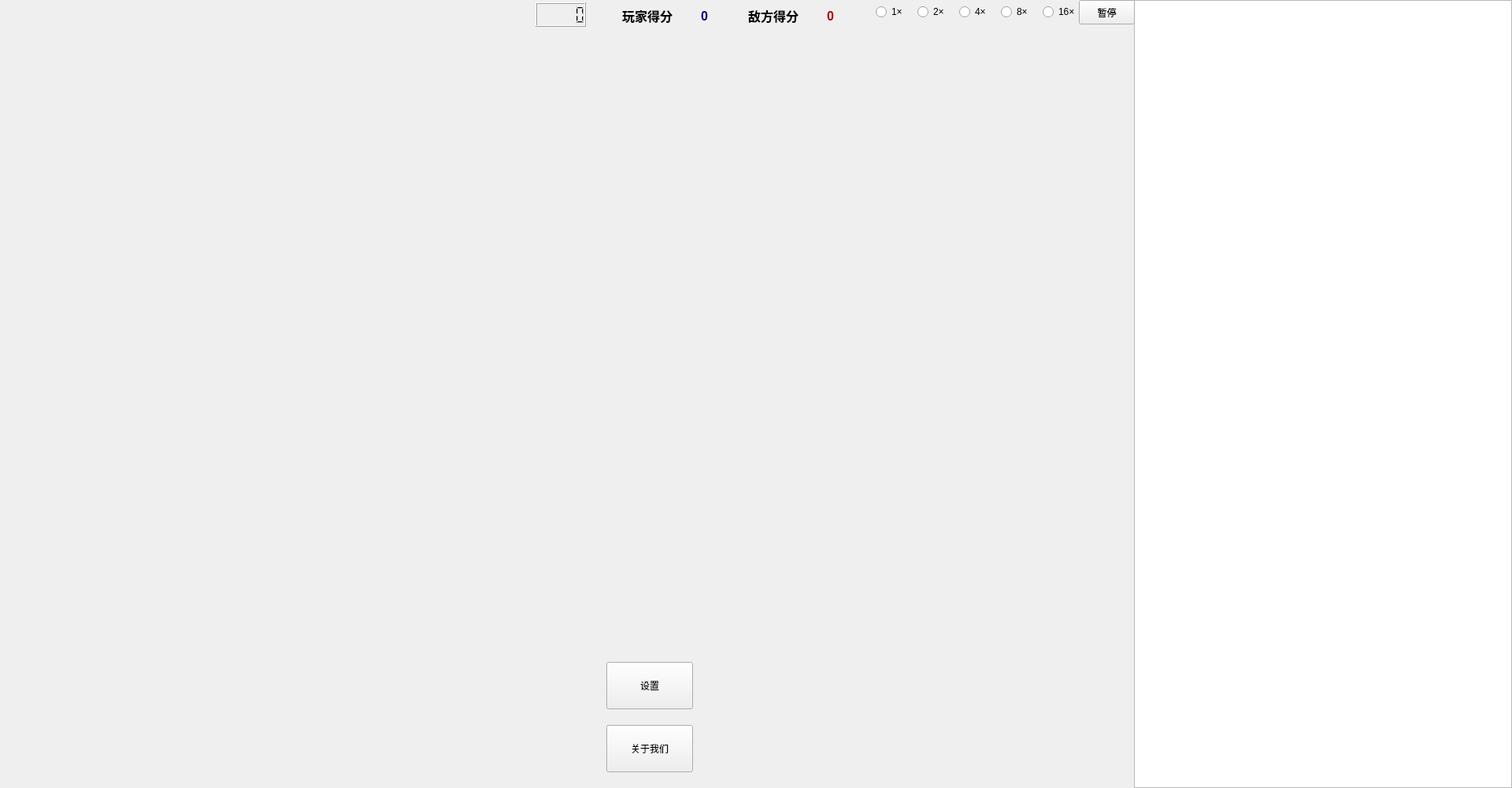
<?xml version="1.0" encoding="UTF-8"?>
<ui version="4.0">
 <class>MainWidget</class>
 <widget class="QWidget" name="MainWidget">
  <property name="geometry">
   <rect>
    <x>0</x>
    <y>0</y>
    <width>1920</width>
    <height>1000</height>
   </rect>
  </property>
  <property name="windowTitle">
   <string>MainWidget</string>
  </property>
  <widget class="GameWidget" name="Game" native="true">
   <property name="geometry">
    <rect>
     <x>0</x>
     <y>45</y>
     <width>1440</width>
     <height>751</height>
    </rect>
   </property>
   <widget class="QLabel" name="tip">
    <property name="geometry">
     <rect>
      <x>10</x>
      <y>690</y>
      <width>1401</width>
      <height>41</height>
     </rect>
    </property>
    <property name="font">
     <font>
      <pointsize>12</pointsize>
      <weight>75</weight>
      <bold>true</bold>
     </font>
    </property>
    <property name="text">
     <string/>
    </property>
   </widget>
   <widget class="QLabel" name="statusLbl">
    <property name="enabled">
     <bool>true</bool>
    </property>
    <property name="geometry">
     <rect>
      <x>1160</x>
      <y>660</y>
      <width>281</width>
      <height>101</height>
     </rect>
    </property>
    <property name="maximumSize">
     <size>
      <width>16777213</width>
      <height>16777215</height>
     </size>
    </property>
    <property name="palette">
     <palette>
      <active>
       <colorrole role="WindowText">
        <brush brushstyle="SolidPattern">
         <color alpha="255">
          <red>0</red>
          <green>85</green>
          <blue>255</blue>
         </color>
        </brush>
       </colorrole>
      </active>
      <inactive>
       <colorrole role="WindowText">
        <brush brushstyle="SolidPattern">
         <color alpha="255">
          <red>0</red>
          <green>85</green>
          <blue>255</blue>
         </color>
        </brush>
       </colorrole>
      </inactive>
      <disabled>
       <colorrole role="WindowText">
        <brush brushstyle="SolidPattern">
         <color alpha="255">
          <red>120</red>
          <green>120</green>
          <blue>120</blue>
         </color>
        </brush>
       </colorrole>
      </disabled>
     </palette>
    </property>
    <property name="font">
     <font>
      <family>微软雅黑</family>
      <pointsize>14</pointsize>
     </font>
    </property>
    <property name="text">
     <string/>
    </property>
    <property name="textFormat">
     <enum>Qt::AutoText</enum>
    </property>
    <property name="scaledContents">
     <bool>false</bool>
    </property>
    <property name="alignment">
     <set>Qt::AlignCenter</set>
    </property>
    <property name="margin">
     <number>0</number>
    </property>
   </widget>
  </widget>
  <widget class="QLCDNumber" name="lcdNumber">
   <property name="geometry">
    <rect>
     <x>680</x>
     <y>3</y>
     <width>64</width>
     <height>31</height>
    </rect>
   </property>
  </widget>
  <widget class="QLabel" name="resWood">
   <property name="geometry">
    <rect>
     <x>85</x>
     <y>10</y>
     <width>81</width>
     <height>21</height>
    </rect>
   </property>
   <property name="font">
    <font>
     <pointsize>9</pointsize>
     <weight>75</weight>
     <bold>true</bold>
    </font>
   </property>
   <property name="text">
    <string/>
   </property>
  </widget>
  <widget class="QLabel" name="resFood">
   <property name="geometry">
    <rect>
     <x>240</x>
     <y>10</y>
     <width>81</width>
     <height>21</height>
    </rect>
   </property>
   <property name="font">
    <font>
     <pointsize>9</pointsize>
     <weight>75</weight>
     <bold>true</bold>
    </font>
   </property>
   <property name="text">
    <string/>
   </property>
  </widget>
  <widget class="QLabel" name="resGold">
   <property name="geometry">
    <rect>
     <x>395</x>
     <y>10</y>
     <width>81</width>
     <height>21</height>
    </rect>
   </property>
   <property name="font">
    <font>
     <pointsize>9</pointsize>
     <weight>75</weight>
     <bold>true</bold>
    </font>
   </property>
   <property name="text">
    <string/>
   </property>
  </widget>
  <widget class="QLabel" name="resStone">
   <property name="geometry">
    <rect>
     <x>550</x>
     <y>10</y>
     <width>81</width>
     <height>21</height>
    </rect>
   </property>
   <property name="font">
    <font>
     <pointsize>9</pointsize>
     <weight>75</weight>
     <bold>true</bold>
    </font>
   </property>
   <property name="text">
    <string/>
   </property>
  </widget>
  <widget class="QTextBrowser" name="DebugTexter">
   <property name="geometry">
    <rect>
     <x>1440</x>
     <y>0</y>
     <width>480</width>
     <height>1000</height>
    </rect>
   </property>
  </widget>
  <widget class="ViewWidget" name="mapView" native="true">
   <property name="geometry">
    <rect>
     <x>920</x>
     <y>810</y>
     <width>513</width>
     <height>177</height>
    </rect>
   </property>
  </widget>
  <widget class="QLabel" name="version">
   <property name="geometry">
    <rect>
     <x>1780</x>
     <y>940</y>
     <width>121</width>
     <height>61</height>
    </rect>
   </property>
   <property name="palette">
    <palette>
     <active>
      <colorrole role="WindowText">
       <brush brushstyle="SolidPattern">
        <color alpha="255">
         <red>255</red>
         <green>0</green>
         <blue>0</blue>
        </color>
       </brush>
      </colorrole>
     </active>
     <inactive>
      <colorrole role="WindowText">
       <brush brushstyle="SolidPattern">
        <color alpha="255">
         <red>255</red>
         <green>0</green>
         <blue>0</blue>
        </color>
       </brush>
      </colorrole>
     </inactive>
     <disabled>
      <colorrole role="WindowText">
       <brush brushstyle="SolidPattern">
        <color alpha="255">
         <red>120</red>
         <green>120</green>
         <blue>120</blue>
        </color>
       </brush>
      </colorrole>
     </disabled>
    </palette>
   </property>
   <property name="font">
    <font>
     <pointsize>15</pointsize>
     <weight>75</weight>
     <bold>true</bold>
    </font>
   </property>
   <property name="text">
    <string/>
   </property>
  </widget>
  <widget class="QRadioButton" name="radioButton_1">
   <property name="geometry">
    <rect>
     <x>1112</x>
     <y>0</y>
     <width>52</width>
     <height>30</height>
    </rect>
   </property>
   <property name="text">
    <string>1×</string>
   </property>
  </widget>
  <widget class="QRadioButton" name="radioButton_2">
   <property name="geometry">
    <rect>
     <x>1165</x>
     <y>0</y>
     <width>52</width>
     <height>30</height>
    </rect>
   </property>
   <property name="text">
    <string>2×</string>
   </property>
  </widget>
  <widget class="QRadioButton" name="radioButton_4">
   <property name="geometry">
    <rect>
     <x>1218</x>
     <y>0</y>
     <width>52</width>
     <height>30</height>
    </rect>
   </property>
   <property name="text">
    <string>4×</string>
   </property>
  </widget>
  <widget class="QRadioButton" name="radioButton_8">
   <property name="enabled">
    <bool>true</bool>
   </property>
   <property name="geometry">
    <rect>
     <x>1271</x>
     <y>0</y>
     <width>52</width>
     <height>30</height>
    </rect>
   </property>
   <property name="contextMenuPolicy">
    <enum>Qt::PreventContextMenu</enum>
   </property>
   <property name="text">
    <string>8×</string>
   </property>
  </widget>
  <widget class="QRadioButton" name="radioButton_16">
   <property name="geometry">
    <rect>
     <x>1324</x>
     <y>0</y>
     <width>52</width>
     <height>30</height>
    </rect>
   </property>
   <property name="contextMenuPolicy">
    <enum>Qt::PreventContextMenu</enum>
   </property>
   <property name="text">
    <string>16×</string>
   </property>
  </widget>
  <widget class="QRadioButton" name="radioButton_32">
   <property name="geometry">
    <rect>
     <x>1377</x>
     <y>0</y>
     <width>52</width>
     <height>30</height>
    </rect>
   </property>
   <property name="contextMenuPolicy">
    <enum>Qt::PreventContextMenu</enum>
   </property>
   <property name="text">
    <string>32×</string>
   </property>
  </widget>
  <widget class="QPushButton" name="option">
   <property name="geometry">
    <rect>
     <x>770</x>
     <y>840</y>
     <width>110</width>
     <height>60</height>
    </rect>
   </property>
   <property name="font">
    <font>
     <family>华文行楷</family>
    </font>
   </property>
   <property name="text">
    <string>设置</string>
   </property>
  </widget>
  <widget class="QPushButton" name="stopButton">
   <property name="geometry">
    <rect>
     <x>1370</x>
     <y>0</y>
     <width>71</width>
     <height>31</height>
    </rect>
   </property>
   <property name="text">
    <string>暂停</string>
   </property>
  </widget>
  <widget class="QLabel" name="usr">
   <property name="geometry">
    <rect>
     <x>790</x>
     <y>5</y>
     <width>101</width>
     <height>31</height>
    </rect>
   </property>
   <property name="font">
    <font>
     <pointsize>9</pointsize>
     <weight>75</weight>
     <bold>true</bold>
    </font>
   </property>
   <property name="text">
    <string>&lt;html&gt;&lt;head/&gt;&lt;body&gt;&lt;p&gt;&lt;span style=&quot; font-size:12pt;&quot;&gt;玩家得分&lt;/span&gt;&lt;/p&gt;&lt;/body&gt;&lt;/html&gt;</string>
   </property>
   <property name="textFormat">
    <enum>Qt::AutoText</enum>
   </property>
  </widget>
  <widget class="QLabel" name="enemy">
   <property name="geometry">
    <rect>
     <x>950</x>
     <y>5</y>
     <width>101</width>
     <height>31</height>
    </rect>
   </property>
   <property name="font">
    <font>
     <pointsize>9</pointsize>
     <weight>75</weight>
     <bold>true</bold>
    </font>
   </property>
   <property name="text">
    <string>&lt;html&gt;&lt;head/&gt;&lt;body&gt;&lt;p&gt;&lt;span style=&quot; font-size:12pt;&quot;&gt;敌方得分&lt;/span&gt;&lt;/p&gt;&lt;/body&gt;&lt;/html&gt;</string>
   </property>
  </widget>
  <widget class="QLabel" name="score0">
   <property name="geometry">
    <rect>
     <x>890</x>
     <y>5</y>
     <width>61</width>
     <height>31</height>
    </rect>
   </property>
   <property name="font">
    <font>
     <pointsize>9</pointsize>
     <weight>75</weight>
     <bold>true</bold>
    </font>
   </property>
   <property name="text">
    <string>&lt;html&gt;&lt;head/&gt;&lt;body&gt;&lt;p&gt;&lt;span style=&quot; font-size:12pt; color:#00007f;&quot;&gt;0&lt;/span&gt;&lt;/p&gt;&lt;/body&gt;&lt;/html&gt;</string>
   </property>
  </widget>
  <widget class="QLabel" name="score1">
   <property name="geometry">
    <rect>
     <x>1050</x>
     <y>5</y>
     <width>61</width>
     <height>31</height>
    </rect>
   </property>
   <property name="font">
    <font>
     <pointsize>9</pointsize>
     <weight>75</weight>
     <bold>true</bold>
    </font>
   </property>
   <property name="text">
    <string>&lt;html&gt;&lt;head/&gt;&lt;body&gt;&lt;p&gt;&lt;span style=&quot; font-size:12pt; color:#aa0000;&quot;&gt;0&lt;/span&gt;&lt;/p&gt;&lt;/body&gt;&lt;/html&gt;</string>
   </property>
  </widget>
  <widget class="QPushButton" name="option_2">
   <property name="geometry">
    <rect>
     <x>770</x>
     <y>920</y>
     <width>110</width>
     <height>60</height>
    </rect>
   </property>
   <property name="font">
    <font>
     <family>华文行楷</family>
    </font>
   </property>
   <property name="text">
    <string>关于我们</string>
   </property>
  </widget>
  <widget class="QWidget" name="layoutWidget">
   <property name="geometry">
    <rect>
     <x>300</x>
     <y>820</y>
     <width>461</width>
     <height>151</height>
    </rect>
   </property>
   <layout class="QGridLayout" name="gridLayout">
    <item row="0" column="0">
     <widget class="ActWidget" name="interact1" native="true"/>
    </item>
    <item row="0" column="1">
     <widget class="ActWidget" name="interact2" native="true"/>
    </item>
    <item row="0" column="2">
     <widget class="ActWidget" name="interact3" native="true"/>
    </item>
    <item row="0" column="3">
     <widget class="ActWidget" name="interact4" native="true"/>
    </item>
    <item row="0" column="4">
     <widget class="ActWidget" name="interact5" native="true"/>
    </item>
    <item row="1" column="0">
     <widget class="ActWidget" name="interact7" native="true"/>
    </item>
    <item row="1" column="1">
     <widget class="ActWidget" name="interact8" native="true"/>
    </item>
    <item row="1" column="2">
     <widget class="ActWidget" name="interact9" native="true"/>
    </item>
    <item row="1" column="3">
     <widget class="ActWidget" name="interact10" native="true"/>
    </item>
    <item row="1" column="4">
     <widget class="ActWidget" name="interact11" native="true"/>
    </item>
    <item row="1" column="5">
     <widget class="ActWidget" name="interact12" native="true"/>
    </item>
    <item row="0" column="5">
     <widget class="ActWidget" name="interact6" native="true"/>
    </item>
   </layout>
  </widget>
 </widget>
 <layoutdefault spacing="6" margin="11"/>
 <customwidgets>
  <customwidget>
   <class>GameWidget</class>
   <extends>QWidget</extends>
   <header>GameWidget.h</header>
   <container>1</container>
  </customwidget>
  <customwidget>
   <class>ActWidget</class>
   <extends>QWidget</extends>
   <header>ActWidget.h</header>
   <container>1</container>
  </customwidget>
  <customwidget>
   <class>ViewWidget</class>
   <extends>QWidget</extends>
   <header location="global">ViewWidget.h</header>
   <container>1</container>
  </customwidget>
 </customwidgets>
 <resources/>
 <connections/>
</ui>
